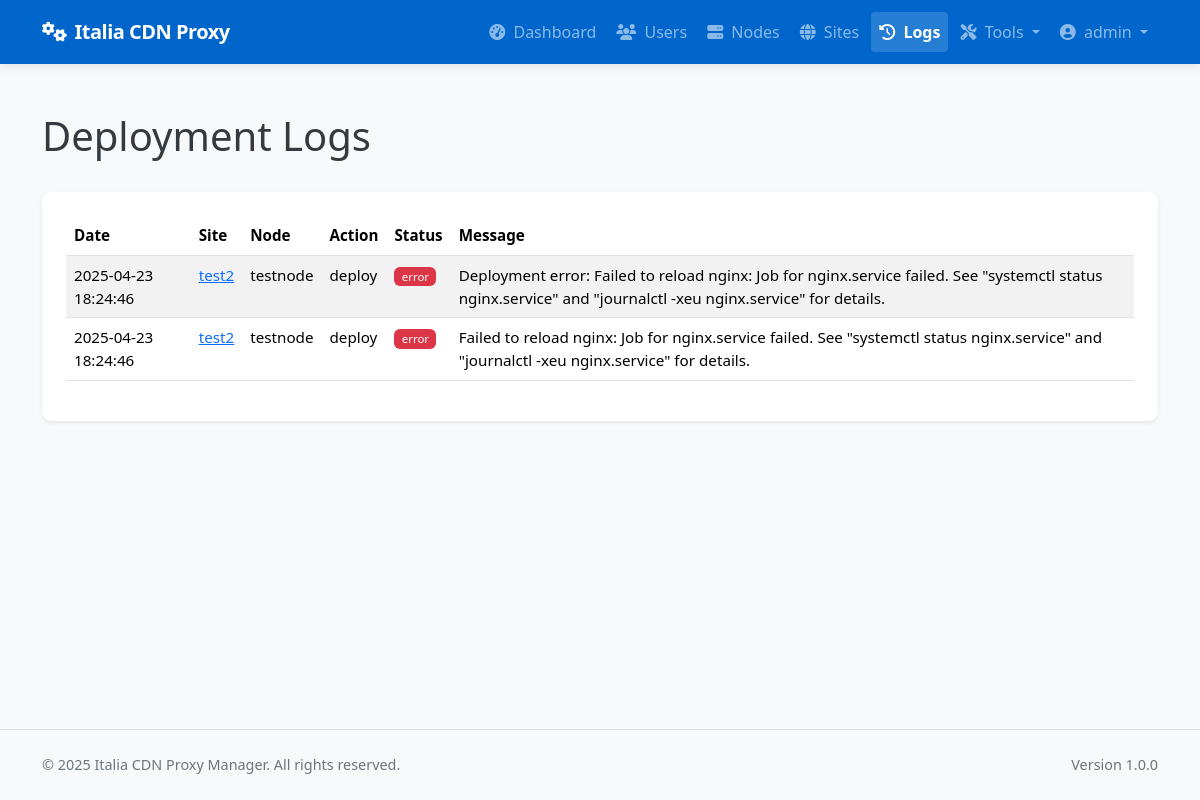
Before: /admin/logs (signed in) with the older database file.
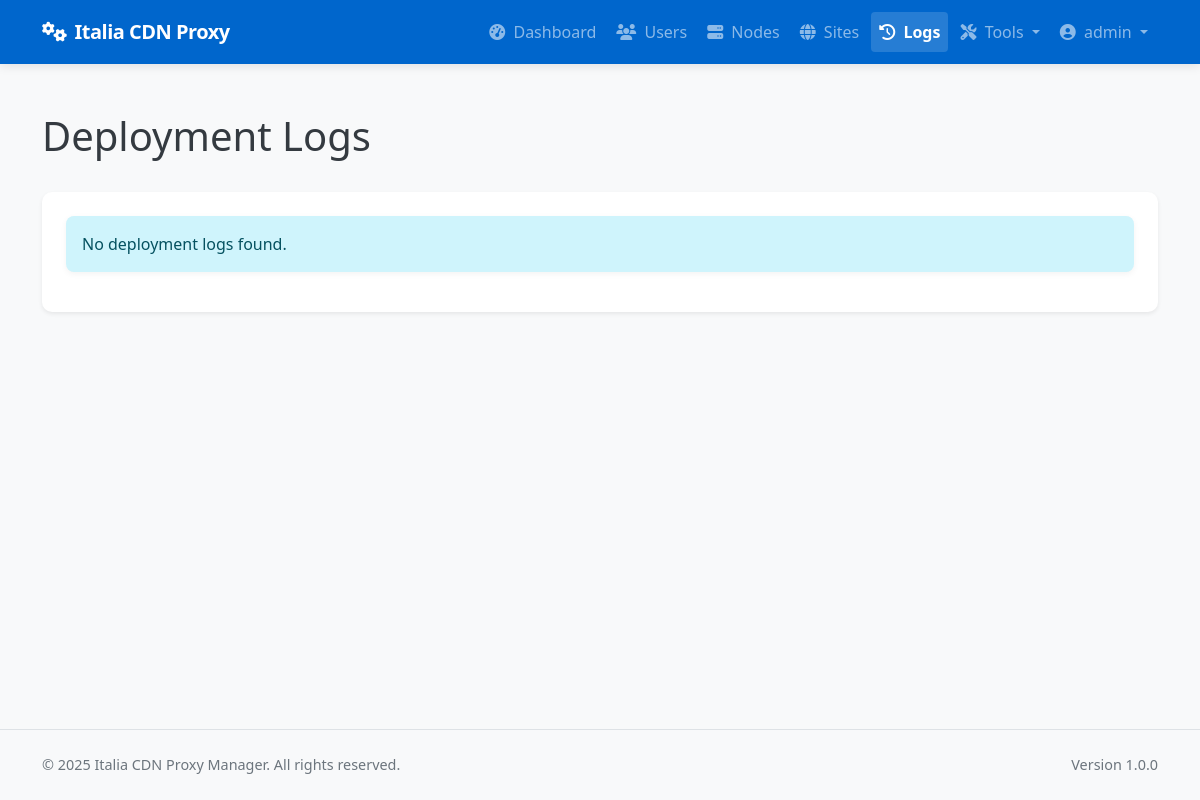
After: the same page with the newer database file.
### app/models/models.py (models this page shows, shortened)
class User(db.Model):
    __tablename__ = 'users'
    id = db.Column(db.Integer, primary_key=True)
    username = db.Column(db.String(64), unique=True, index=True, nullable=False)
    email = db.Column(db.String(120), unique=True, index=True, nullable=False)
    password_hash = db.Column(db.String(128), nullable=False)
    role = db.Column(db.String(20), nullable=False, default='client')  # 'admin' or 'client'
    is_active = db.Column(db.Boolean, default=True)
    created_at = db.Column(db.DateTime, default=datetime.utcnow)
    last_login = db.Column(db.DateTime, nullable=True)
    sites = db.relationship('Site', backref='owner', lazy='dynamic')
    def is_admin(self):
        return self.role == 'admin'

class DeploymentLog(db.Model):
    __tablename__ = 'deployment_logs'
    id = db.Column(db.Integer, primary_key=True)
    site_id = db.Column(db.Integer, db.ForeignKey('sites.id'), nullable=False)
    node_id = db.Column(db.Integer, db.ForeignKey('nodes.id'), nullable=False)
    user_id = db.Column(db.Integer, db.ForeignKey('users.id'), nullable=True)  # Who performed the action
    action = db.Column(db.String(64), nullable=False)  # deploy, update, remove, ssl_renew, discovery, rollback
    status = db.Column(db.String(20), nullable=False)  # success, error
    message = db.Column(db.Text, nullable=True)
    created_at = db.Column(db.DateTime, default=datetime.utcnow)
    site = db.relationship('Site', backref=db.backref('deployment_logs', lazy='dynamic'))
    node = db.relationship('Node', backref=db.backref('deployment_logs', lazy='dynamic'))
    user = db.relationship('User', backref=db.backref('deployment_logs', lazy='dynamic'))

class Site(db.Model):
    __tablename__ = 'sites'
    id = db.Column(db.Integer, primary_key=True)
    name = db.Column(db.String(64), nullable=False)
    domain = db.Column(db.String(255), unique=True, nullable=False)
    protocol = db.Column(db.String(10), nullable=False, default='https')  # http or https
    origin_protocol = db.Column(db.String(10), nullable=False, default='http')  # http or https for origin
    origin_address = db.Column(db.String(255), nullable=False)  # Backend server address
    origin_port = db.Column(db.Integer, nullable=False)
    user_id = db.Column(db.Integer, db.ForeignKey('users.id'), nullable=True)  # Allow null for discovered sites
    is_active = db.Column(db.Boolean, default=True)
    is_blocked = db.Column(db.Boolean, default=False)
    is_discovered = db.Column(db.Boolean, default=False)  # Whether this site was discovered from node
    use_waf = db.Column(db.Boolean, default=False)
    force_https = db.Column(db.Boolean, default=True)  # New column to force HTTP to HTTPS redirect
    enable_cache = db.Column(db.Boolean, default=True)
    cache_time = db.Column(db.Integer, default=3600)  # Cache time in seconds, default 1 hour
    cache_static_time = db.Column(db.Integer, default=86400)  # Cache time for static assets in seconds, default 1 day
    custom_cache_rules = db.Column(db.Text, nullable=True)  # Custom cache rules in Nginx format
    cache_browser_time = db.Column(db.Integer, default=3600)  # Browser cache time in seconds, default 1 hour
    created_at = db.Column(db.DateTime, default=datetime.utcnow)
    updated_at = db.Column(db.DateTime, default=datetime.utcnow, onupdate=datetime.utcnow)
    custom_config = db.Column(db.Text, nullable=True)  # Additional Nginx configuration
    site_nodes = db.relationship('SiteNode', backref='site', lazy='dynamic')
    ssl_certificates = db.relationship('SSLCertificate', backref='site', lazy='dynamic')
    config_versions = db.relationship('ConfigVersion', backref='site', lazy='dynamic')

class Node(db.Model):
    __tablename__ = 'nodes'
    id = db.Column(db.Integer, primary_key=True)
    name = db.Column(db.String(64), unique=True, nullable=False)
    ip_address = db.Column(db.String(45), nullable=False)  # IPv4 or IPv6
    ssh_port = db.Column(db.Integer, default=22)
    ssh_user = db.Column(db.String(64), nullable=False)
    ssh_key_path = db.Column(db.String(256), nullable=True)  # Path to SSH key file
    ssh_password = db.Column(db.String(256), nullable=True)  # Encrypted password (if using password auth)
    is_active = db.Column(db.Boolean, default=True)
    is_discovered = db.Column(db.Boolean, default=False)  # Whether this node was discovered from YAML
    created_at = db.Column(db.DateTime, default=datetime.utcnow)
    updated_at = db.Column(db.DateTime, default=datetime.utcnow, onupdate=datetime.utcnow)
    nginx_config_path = db.Column(db.String(256), default='/etc/nginx/conf.d')
    nginx_reload_command = db.Column(db.String(256), default='sudo systemctl reload nginx')
    detected_nginx_path = db.Column(db.String(256), nullable=True)  # Store detected nginx path
    site_nodes = db.relationship('SiteNode', backref='node', lazy='dynamic')

### app/controllers/admin.py (the view)
@admin.route('/logs')
@login_required
@admin_required
def deployment_logs():
    logs = DeploymentLog.query.order_by(DeploymentLog.created_at.desc()).all()
    return render_template('admin/logs.html', logs=logs)

### app/models/__init__.py (called while the page is built)
@login_manager.user_loader
def load_user(user_id):
    return User.query.get(int(user_id))

### app/services/access_control.py (called while the page is built)
def admin_required(f):
    @wraps(f)
    def decorated_function(*args, **kwargs):
        if not current_user.is_admin():
            flash('You need admin privileges to access this page.', 'error')
            return abort(403)
        return f(*args, **kwargs)
    return decorated_function

### app/templates/admin/logs.html (shortened to what this page needs)
{% extends 'base.html' %}
{% block content %}
<div class="container py-4">
    <div class="d-flex justify-content-between align-items-center mb-4">
        <h1>Deployment Logs</h1>
    </div>
    <div class="card shadow-sm">
        <div class="card-body">
            {% if logs %}
                <div class="table-responsive">
                    <table class="table table-striped table-hover">
                        <thead>
                            <tr>
                                <th>Date</th>
                                <th>Site</th>
                                <th>Node</th>
                                <th>Action</th>
                                <th>Status</th>
                                <th>Message</th>
                            </tr>
                        </thead>
                        <tbody>
                            {% for log in logs %}
                            <tr>
                                <td>{{ log.created_at.strftime('%Y-%m-%d %H:%M:%S') }}</td>
                                <td>
                                    <a href="{{ url_for('admin.view_site', site_id=log.site_id) }}">
                                        {{ log.site.name }}
                                    </a>
                                </td>
                                <td>{{ log.node.name }}</td>
                                <td>{{ log.action }}</td>
                                <td>
                                    <span class="badge bg-{{ 'success' if log.status == 'success' else 'danger' }}">
                                        {{ log.status }}
                                    </span>
                                </td>
                                <td>{{ log.message }}</td>
                            </tr>
                            {% endfor %}
                        </tbody>
                    </table>
                </div>
            {% else %}
                <div class="alert alert-info">
                    No deployment logs found.
                </div>
            {% endif %}
        </div>
    </div>
</div>
{% endblock %}

### app/templates/base.html (shortened to what this page needs)
<!DOCTYPE html>
<html lang="en">
<head>
    <link href="https://cdn.jsdelivr.net/npm/bootstrap@5.3.2/dist/css/bootstrap.min.css" rel="stylesheet">
    <link rel="stylesheet" href="https://cdnjs.cloudflare.com/ajax/libs/font-awesome/6.4.2/css/all.min.css">
</head>
<body>
    <header>
        <nav class="navbar navbar-expand-lg navbar-dark bg-primary">
            <div class="container">
                <a class="navbar-brand" href="/">
                    <i class="fas fa-cogs me-2"></i>Italia CDN Proxy
                </a>
                <div class="collapse navbar-collapse" id="navbarNav">
                    <ul class="navbar-nav ms-auto">
                        {% if current_user.is_authenticated %}
                            {% if current_user.is_admin() %}
                                <li class="nav-item">
                                    <a class="nav-link {% if request.endpoint == 'admin.dashboard' %}active{% endif %}" href="{{ url_for('admin.dashboard') }}">
                                        <i class="fas fa-tachometer-alt me-1"></i> Dashboard
                                    </a>
                                </li>
                                <li class="nav-item">
                                    <a class="nav-link {% if 'admin.list_users' in request.endpoint %}active{% endif %}" href="{{ url_for('admin.list_users') }}">
                                        <i class="fas fa-users me-1"></i> Users
                                    </a>
                                </li>
                                <li class="nav-item">
                                    <a class="nav-link {% if 'admin.list_nodes' in request.endpoint %}active{% endif %}" href="{{ url_for('admin.list_nodes') }}">
                                        <i class="fas fa-server me-1"></i> Nodes
                                    </a>
                                </li>
                                <li class="nav-item">
                                    <a class="nav-link {% if 'admin.list_sites' in request.endpoint %}active{% endif %}" href="{{ url_for('admin.list_sites') }}">
                                        <i class="fas fa-globe me-1"></i> Sites
                                    </a>
                                </li>
                                <li class="nav-item">
                                    <a class="nav-link {% if request.endpoint == 'admin.deployment_logs' %}active{% endif %}" href="{{ url_for('admin.deployment_logs') }}">
                                        <i class="fas fa-history me-1"></i> Logs
                                    </a>
                                </li>
                                <li class="nav-item dropdown">
                                    <a class="nav-link dropdown-toggle" href="#" id="adminToolsDropdown" role="button" data-bs-toggle="dropdown" aria-expanded="false">
                                        <i class="fas fa-tools me-1"></i> Tools
                                    </a>
                                </li>
                            {% endif %}
                            <li class="nav-item dropdown">
                                <a class="nav-link dropdown-toggle" href="#" id="userDropdown" role="button" data-bs-toggle="dropdown" aria-expanded="false">
                                    <i class="fas fa-user-circle me-1"></i> {{ current_user.username }}
                                </a>
                            </li>
                        {% endif %}
                    </ul>
                </div>
            </div>
        </nav>
    </header>
    <main>
        {% block content %}{% endblock %}
    </main>
    <footer class="bg-light py-4 mt-auto border-top">
        <div class="container">
            <div class="row">
                <div class="col-md-6 text-center text-md-start">
                    <p class="mb-0">&copy; 2025 Italia CDN Proxy Manager. All rights reserved.</p>
                </div>
                <div class="col-md-6 text-center text-md-end">
                    <p class="mb-0">Version 1.0.0</p>
                </div>
            </div>
        </div>
    </footer>
</body>
</html>

### app/templates/base.html (style rules this page uses)
:root { --primary-color: #0066CC; --primary-dark: #0052a3; --success-color: #198754; --info-color: #0dcaf0; --warning-color: #ffc107; --danger-color: #dc3545; }
body { min-height: 100vh; display: flex; flex-direction: column; background-color: #f8f9fa; color: #343a40; }
main { flex: 1; padding: 1.5rem 0; }
.navbar-brand { font-weight: 700; letter-spacing: -0.5px; }
.navbar { box-shadow: 0 2px 10px rgba(0, 0, 0, 0.1); padding: 0.75rem 1rem; }
.nav-link { font-weight: 500; transition: all 0.2s ease; padding: 0.5rem 1rem; border-radius: 4px; margin: 0 0.125rem; }
.card { border-radius: 0.625rem; box-shadow: 0 4px 12px rgba(0, 0, 0, 0.05); border: none; margin-bottom: 1.75rem; overflow: hidden; transition: transform 0.2s, box-shadow 0.2s; }
.card-body { padding: 1.5rem; }
.bg-primary { background-color: var(--primary-color) !important; }
.nav-link.active { font-weight: 600; background-color: rgba(255, 255, 255, 0.15); }
.alert { border-radius: 0.5rem; border: none; box-shadow: 0 2px 6px rgba(0, 0, 0, 0.05); }
footer { font-size: 0.9rem; color: #6c757d; }

Changed rows visible on the page:
removed DeploymentLog: created_at "2025-04-23 18:24:46", site.name "test2", node.name "testnode", action "deploy", status "error", message "Deployment error: Failed to reload nginx: Job for nginx.service failed. See \"systemctl status nginx.service\" and \"journalctl -xeu nginx.service\" for details."
removed DeploymentLog: created_at "2025-04-23 18:24:46", site.name "test2", node.name "testnode", action "deploy", status "error", message "Failed to reload nginx: Job for nginx.service failed. See \"systemctl status nginx.service\" and \"journalctl -xeu nginx.service\" for details."
Other visible differences:
text no longer shown: "Date Site Node Action Status Message"
text now shown: "No deployment logs found."
